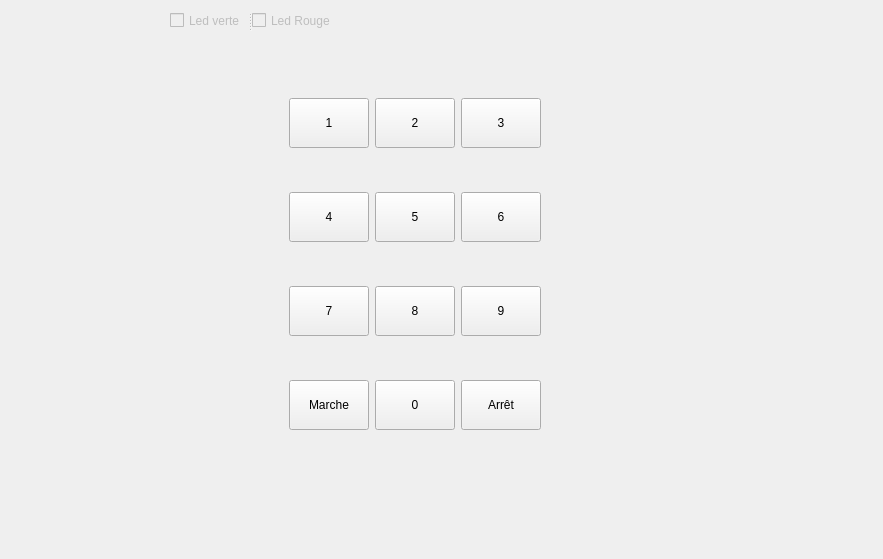
<?xml version="1.0" encoding="UTF-8"?>
<ui version="4.0">
 <class>Clavier</class>
 <widget class="QWidget" name="Clavier">
  <property name="geometry">
   <rect>
    <x>0</x>
    <y>0</y>
    <width>883</width>
    <height>559</height>
   </rect>
  </property>
  <property name="windowTitle">
   <string>Clavier</string>
  </property>
  <widget class="QWidget" name="layoutWidget">
   <property name="geometry">
    <rect>
     <x>160</x>
     <y>60</y>
     <width>511</width>
     <height>411</height>
    </rect>
   </property>
   <layout class="QGridLayout" name="gridLayout">
    <item row="3" column="0">
     <layout class="QHBoxLayout" name="horizontalLayout">
      <item>
       <widget class="QPushButton" name="pushButtonMarche">
        <property name="enabled">
         <bool>true</bool>
        </property>
        <property name="minimumSize">
         <size>
          <width>50</width>
          <height>50</height>
         </size>
        </property>
        <property name="maximumSize">
         <size>
          <width>80</width>
          <height>50</height>
         </size>
        </property>
        <property name="text">
         <string>Marche</string>
        </property>
       </widget>
      </item>
      <item>
       <widget class="QPushButton" name="pushButton0">
        <property name="enabled">
         <bool>true</bool>
        </property>
        <property name="minimumSize">
         <size>
          <width>50</width>
          <height>50</height>
         </size>
        </property>
        <property name="maximumSize">
         <size>
          <width>80</width>
          <height>50</height>
         </size>
        </property>
        <property name="text">
         <string>0</string>
        </property>
       </widget>
      </item>
      <item>
       <widget class="QPushButton" name="pushButtonArret">
        <property name="enabled">
         <bool>true</bool>
        </property>
        <property name="minimumSize">
         <size>
          <width>50</width>
          <height>50</height>
         </size>
        </property>
        <property name="maximumSize">
         <size>
          <width>80</width>
          <height>50</height>
         </size>
        </property>
        <property name="text">
         <string>Arrêt</string>
        </property>
       </widget>
      </item>
     </layout>
    </item>
    <item row="0" column="0">
     <layout class="QHBoxLayout" name="horizontalLayout_4">
      <item>
       <widget class="QPushButton" name="pushButton1">
        <property name="enabled">
         <bool>true</bool>
        </property>
        <property name="minimumSize">
         <size>
          <width>50</width>
          <height>50</height>
         </size>
        </property>
        <property name="maximumSize">
         <size>
          <width>80</width>
          <height>50</height>
         </size>
        </property>
        <property name="text">
         <string>1</string>
        </property>
       </widget>
      </item>
      <item>
       <widget class="QPushButton" name="pushButton2">
        <property name="enabled">
         <bool>true</bool>
        </property>
        <property name="minimumSize">
         <size>
          <width>50</width>
          <height>50</height>
         </size>
        </property>
        <property name="maximumSize">
         <size>
          <width>80</width>
          <height>50</height>
         </size>
        </property>
        <property name="text">
         <string>2</string>
        </property>
       </widget>
      </item>
      <item>
       <widget class="QPushButton" name="pushButton3">
        <property name="enabled">
         <bool>true</bool>
        </property>
        <property name="minimumSize">
         <size>
          <width>50</width>
          <height>50</height>
         </size>
        </property>
        <property name="maximumSize">
         <size>
          <width>80</width>
          <height>50</height>
         </size>
        </property>
        <property name="text">
         <string>3</string>
        </property>
       </widget>
      </item>
     </layout>
    </item>
    <item row="1" column="0">
     <layout class="QHBoxLayout" name="horizontalLayout_3">
      <item>
       <widget class="QPushButton" name="pushButton4">
        <property name="enabled">
         <bool>true</bool>
        </property>
        <property name="minimumSize">
         <size>
          <width>50</width>
          <height>50</height>
         </size>
        </property>
        <property name="maximumSize">
         <size>
          <width>80</width>
          <height>50</height>
         </size>
        </property>
        <property name="text">
         <string>4</string>
        </property>
       </widget>
      </item>
      <item>
       <widget class="QPushButton" name="pushButton5">
        <property name="enabled">
         <bool>true</bool>
        </property>
        <property name="minimumSize">
         <size>
          <width>50</width>
          <height>50</height>
         </size>
        </property>
        <property name="maximumSize">
         <size>
          <width>80</width>
          <height>50</height>
         </size>
        </property>
        <property name="text">
         <string>5</string>
        </property>
       </widget>
      </item>
      <item>
       <widget class="QPushButton" name="pushButton6">
        <property name="enabled">
         <bool>true</bool>
        </property>
        <property name="minimumSize">
         <size>
          <width>50</width>
          <height>50</height>
         </size>
        </property>
        <property name="maximumSize">
         <size>
          <width>80</width>
          <height>50</height>
         </size>
        </property>
        <property name="text">
         <string>6</string>
        </property>
       </widget>
      </item>
     </layout>
    </item>
    <item row="2" column="0">
     <layout class="QHBoxLayout" name="horizontalLayout_2">
      <item>
       <widget class="QPushButton" name="pushButton7">
        <property name="enabled">
         <bool>true</bool>
        </property>
        <property name="minimumSize">
         <size>
          <width>50</width>
          <height>50</height>
         </size>
        </property>
        <property name="maximumSize">
         <size>
          <width>80</width>
          <height>50</height>
         </size>
        </property>
        <property name="text">
         <string>7</string>
        </property>
       </widget>
      </item>
      <item>
       <widget class="QPushButton" name="pushButton8">
        <property name="enabled">
         <bool>true</bool>
        </property>
        <property name="minimumSize">
         <size>
          <width>50</width>
          <height>50</height>
         </size>
        </property>
        <property name="maximumSize">
         <size>
          <width>80</width>
          <height>50</height>
         </size>
        </property>
        <property name="text">
         <string>8</string>
        </property>
       </widget>
      </item>
      <item>
       <widget class="QPushButton" name="pushButton9">
        <property name="enabled">
         <bool>true</bool>
        </property>
        <property name="minimumSize">
         <size>
          <width>50</width>
          <height>50</height>
         </size>
        </property>
        <property name="maximumSize">
         <size>
          <width>80</width>
          <height>50</height>
         </size>
        </property>
        <property name="text">
         <string>9</string>
        </property>
       </widget>
      </item>
     </layout>
    </item>
   </layout>
  </widget>
  <widget class="QSplitter" name="splitter">
   <property name="geometry">
    <rect>
     <x>170</x>
     <y>10</y>
     <width>169</width>
     <height>21</height>
    </rect>
   </property>
   <property name="orientation">
    <enum>Qt::Horizontal</enum>
   </property>
   <widget class="QCheckBox" name="checkBoxLedVerte">
    <property name="enabled">
     <bool>false</bool>
    </property>
    <property name="acceptDrops">
     <bool>false</bool>
    </property>
    <property name="text">
     <string>Led verte</string>
    </property>
    <property name="checkable">
     <bool>true</bool>
    </property>
   </widget>
   <widget class="QCheckBox" name="checkBoxLedRouge">
    <property name="enabled">
     <bool>false</bool>
    </property>
    <property name="text">
     <string>Led Rouge</string>
    </property>
    <property name="checkable">
     <bool>true</bool>
    </property>
   </widget>
  </widget>
 </widget>
 <resources/>
 <connections/>
</ui>
